Frame 1 (no input): blank canvas, image omitted
Frame 60 (the mouse pressed at the canvas centre just before this capture): blank canvas, image omitted
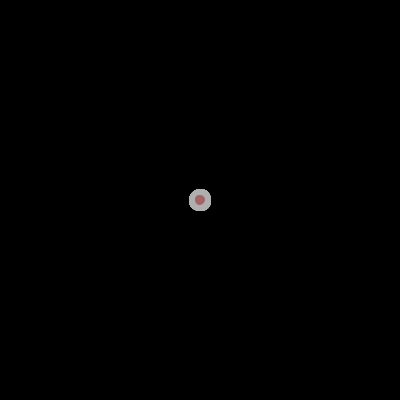
Frame 120 (the mouse held since frame 60 and released just before this capture)

The Processing sketch whose frames 1 and 60 were blank and that drew this single picture after the mouse press (run headless with seeded random() and noise(); from frame 60 on, the mouse is pressed at the canvas centre):

// Processing sketch: processing_89250
// ── processing_89250.pde

float d = 0;
ArrayList <PVector> flist = new ArrayList <PVector> ();
void setup() {
  size(400, 400);
  strokeWeight(5);
  stroke(175.5);
}
void draw() {
  d+=0.07;
  background(0);
  if(mousePressed) {
    flist.add(new PVector(mouseX, mouseY));
  }
  for(int i = 0; i < flist.size(); i++) {
  fill(abs(sin(i)*255), flist.get(i).x/2, flist.get(i).y/2);
    ellipse(flist.get(i).x, flist.get(i).y, (sin(d-(i*3)/50)*20), ( sin(d-(i*3)/50)*20));
  }

}
